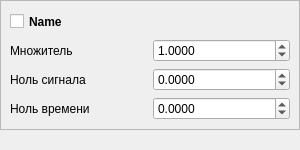
<?xml version="1.0" encoding="UTF-8"?>
<ui version="4.0">
 <class>sig_check</class>
 <widget class="QWidget" name="sig_check">
  <property name="geometry">
   <rect>
    <x>0</x>
    <y>0</y>
    <width>300</width>
    <height>150</height>
   </rect>
  </property>
  <property name="sizePolicy">
   <sizepolicy hsizetype="Expanding" vsizetype="Preferred">
    <horstretch>0</horstretch>
    <verstretch>0</verstretch>
   </sizepolicy>
  </property>
  <property name="minimumSize">
   <size>
    <width>300</width>
    <height>150</height>
   </size>
  </property>
  <property name="windowTitle">
   <string>Signal</string>
  </property>
  <widget class="QFrame" name="frame">
   <property name="geometry">
    <rect>
     <x>0</x>
     <y>0</y>
     <width>300</width>
     <height>130</height>
    </rect>
   </property>
   <property name="sizePolicy">
    <sizepolicy hsizetype="Expanding" vsizetype="Fixed">
     <horstretch>0</horstretch>
     <verstretch>0</verstretch>
    </sizepolicy>
   </property>
   <property name="minimumSize">
    <size>
     <width>300</width>
     <height>130</height>
    </size>
   </property>
   <property name="frameShape">
    <enum>QFrame::StyledPanel</enum>
   </property>
   <property name="frameShadow">
    <enum>QFrame::Sunken</enum>
   </property>
   <layout class="QGridLayout" name="gridLayout">
    <item row="2" column="1">
     <widget class="QDoubleSpinBox" name="zero_signal_doubleSpinBox">
      <property name="decimals">
       <number>4</number>
      </property>
      <property name="minimum">
       <double>-9999.999900000000707</double>
      </property>
      <property name="maximum">
       <double>9999.999900000000707</double>
      </property>
     </widget>
    </item>
    <item row="0" column="0" colspan="2">
     <widget class="QCheckBox" name="show_checkBox">
      <property name="sizePolicy">
       <sizepolicy hsizetype="Minimum" vsizetype="Preferred">
        <horstretch>0</horstretch>
        <verstretch>0</verstretch>
       </sizepolicy>
      </property>
      <property name="font">
       <font>
        <family>MS Sans Serif</family>
        <pointsize>9</pointsize>
        <weight>75</weight>
        <italic>false</italic>
        <bold>true</bold>
        <underline>false</underline>
        <strikeout>false</strikeout>
        <kerning>true</kerning>
       </font>
      </property>
      <property name="text">
       <string>Name</string>
      </property>
     </widget>
    </item>
    <item row="1" column="1">
     <widget class="QDoubleSpinBox" name="mult_doubleSpinBox">
      <property name="decimals">
       <number>4</number>
      </property>
      <property name="minimum">
       <double>-999.000000000000000</double>
      </property>
      <property name="maximum">
       <double>999.990000000000009</double>
      </property>
      <property name="value">
       <double>1.000000000000000</double>
      </property>
     </widget>
    </item>
    <item row="1" column="0">
     <widget class="QLabel" name="mult_label">
      <property name="text">
       <string>Множитель</string>
      </property>
     </widget>
    </item>
    <item row="2" column="0">
     <widget class="QLabel" name="label">
      <property name="text">
       <string>Ноль сигнала</string>
      </property>
     </widget>
    </item>
    <item row="3" column="0">
     <widget class="QLabel" name="label_2">
      <property name="text">
       <string>Ноль времени</string>
      </property>
     </widget>
    </item>
    <item row="3" column="1">
     <widget class="QDoubleSpinBox" name="zero_time_doubleSpinBox">
      <property name="decimals">
       <number>4</number>
      </property>
      <property name="minimum">
       <double>-9999.999900000000707</double>
      </property>
      <property name="maximum">
       <double>9999.999900000000707</double>
      </property>
     </widget>
    </item>
   </layout>
  </widget>
 </widget>
 <resources/>
 <connections/>
</ui>
